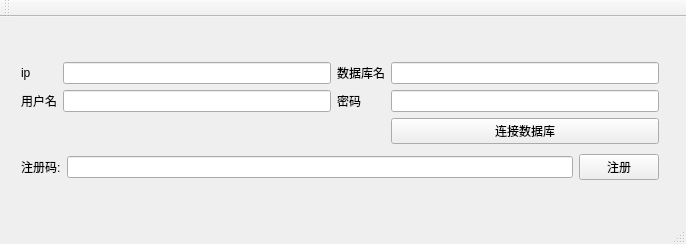
<?xml version="1.0" encoding="UTF-8"?>
<ui version="4.0">
 <class>MainWindow</class>
 <widget class="QMainWindow" name="MainWindow">
  <property name="geometry">
   <rect>
    <x>0</x>
    <y>0</y>
    <width>686</width>
    <height>244</height>
   </rect>
  </property>
  <property name="windowTitle">
   <string>注册工具</string>
  </property>
  <widget class="QWidget" name="centralWidget">
   <widget class="QWidget" name="layoutWidget">
    <property name="geometry">
     <rect>
      <x>10</x>
      <y>30</y>
      <width>660</width>
      <height>150</height>
     </rect>
    </property>
    <layout class="QVBoxLayout" name="verticalLayout">
     <item>
      <layout class="QGridLayout" name="gridLayout">
       <item row="0" column="0">
        <widget class="QLabel" name="label_2">
         <property name="text">
          <string>ip</string>
         </property>
        </widget>
       </item>
       <item row="0" column="1">
        <widget class="QLineEdit" name="ctl_le_ip">
         <property name="maxLength">
          <number>32</number>
         </property>
        </widget>
       </item>
       <item row="0" column="2">
        <widget class="QLabel" name="label_3">
         <property name="text">
          <string>数据库名</string>
         </property>
        </widget>
       </item>
       <item row="0" column="3">
        <widget class="QLineEdit" name="ctl_le_dbname">
         <property name="maxLength">
          <number>32</number>
         </property>
        </widget>
       </item>
       <item row="1" column="0">
        <widget class="QLabel" name="label_4">
         <property name="text">
          <string>用户名</string>
         </property>
        </widget>
       </item>
       <item row="1" column="1">
        <widget class="QLineEdit" name="ctl_le_user">
         <property name="maxLength">
          <number>32</number>
         </property>
        </widget>
       </item>
       <item row="1" column="2">
        <widget class="QLabel" name="label_5">
         <property name="text">
          <string>密码</string>
         </property>
        </widget>
       </item>
       <item row="1" column="3">
        <widget class="QLineEdit" name="ctl_le_passwd">
         <property name="maxLength">
          <number>64</number>
         </property>
        </widget>
       </item>
       <item row="2" column="3">
        <widget class="QPushButton" name="pushButton_2">
         <property name="text">
          <string>连接数据库</string>
         </property>
        </widget>
       </item>
      </layout>
     </item>
     <item>
      <layout class="QHBoxLayout" name="horizontalLayout">
       <item>
        <widget class="QLabel" name="label_6">
         <property name="text">
          <string>注册码:</string>
         </property>
        </widget>
       </item>
       <item>
        <widget class="QLineEdit" name="ctl_le_key"/>
       </item>
       <item>
        <widget class="QPushButton" name="register_2">
         <property name="text">
          <string>注册</string>
         </property>
        </widget>
       </item>
      </layout>
     </item>
    </layout>
   </widget>
  </widget>
  <widget class="QToolBar" name="mainToolBar">
   <attribute name="toolBarArea">
    <enum>TopToolBarArea</enum>
   </attribute>
   <attribute name="toolBarBreak">
    <bool>false</bool>
   </attribute>
  </widget>
  <widget class="QStatusBar" name="statusBar"/>
 </widget>
 <layoutdefault spacing="6" margin="11"/>
 <resources/>
 <connections/>
</ui>
